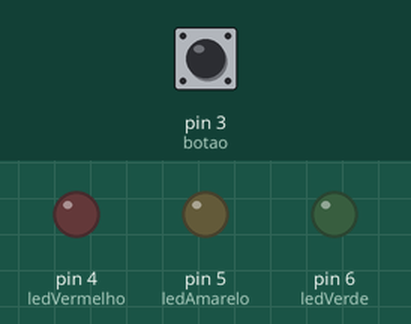
The sketch below on a simulated Arduino Uno, built with avr-gcc and run on an emulated ATmega328P. Shown: output pins drawn as LEDs (lit = HIGH). Inputs (shaded band) come from the test bench; at power-on: pin 3 (botao) LOW.

Above: at 1.2 s.
1.3 s: pin 3 (botao) pulled HIGH for 0.15 s
At 1.6 s:
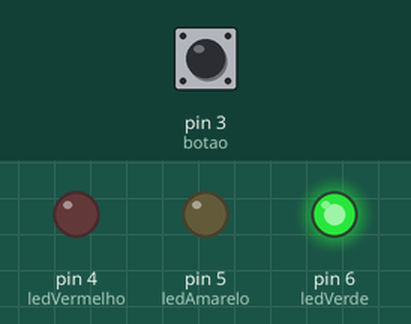
At 5.8 s:
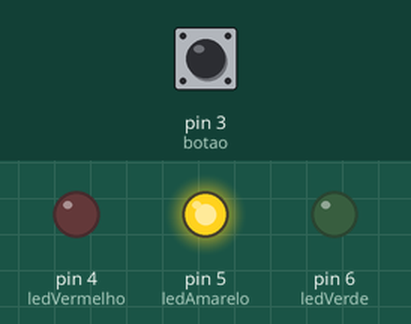
Timing chart, 0 to 14.8 s (numbered marks = the images above; inputs shaded):
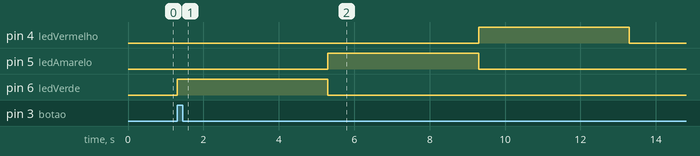

The sketch:

le_de_sem_foro_simples_com_bot_o_resistor_e_led_com_ardu_no1.ino
```cpp
int botao = 3;
int ledVerde = 6;
int ledAmarelo = 5;
int ledVermelho = 4;
int estadoBotao = 0;
void setup () {
  pinMode(ledVerde,OUTPUT);
  pinMode(ledAmarelo,OUTPUT);
  pinMode(ledVermelho,OUTPUT);
  pinMode(botao,INPUT);
}
void loop () {
	estadoBotao = digitalRead(botao);
    if (estadoBotao == HIGH) {
      digitalWrite(ledVerde, HIGH);
      digitalWrite(ledVermelho, LOW);
      delay(4000);
      digitalWrite(ledAmarelo, HIGH);
      digitalWrite(ledVerde, LOW);
      delay(4000);
      digitalWrite(ledVermelho, HIGH);
      digitalWrite(ledAmarelo, LOW);
      delay(4000);

    } else {
      digitalWrite(ledVermelho, LOW);
      digitalWrite(ledVerde, LOW);
      digitalWrite(ledAmarelo, LOW);
    }
}
```

Measured:
- after the input at 1.3 s, pin 4 (ledVermelho): LOW → HIGH after 8.0 s, → LOW 4.0 s later; pin 5 (ledAmarelo): LOW → HIGH after 4.0 s, → LOW 4.0 s later; pin 6 (ledVerde): LOW → HIGH at once, → LOW 4.0 s later
